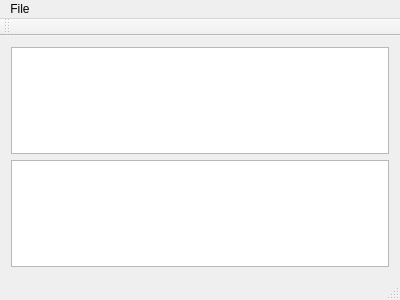
<?xml version="1.0" encoding="UTF-8"?>
<ui version="4.0">
 <class>MainWindow</class>
 <widget class="QMainWindow" name="MainWindow">
  <property name="geometry">
   <rect>
    <x>0</x>
    <y>0</y>
    <width>400</width>
    <height>300</height>
   </rect>
  </property>
  <property name="windowTitle">
   <string>MainWindow</string>
  </property>
  <widget class="QWidget" name="centralWidget">
   <layout class="QGridLayout" name="gridLayout">
    <item row="0" column="0">
     <widget class="QTableWidget" name="tableWidget"/>
    </item>
    <item row="1" column="0">
     <widget class="QTableWidget" name="tableWidget_2"/>
    </item>
   </layout>
  </widget>
  <widget class="QMenuBar" name="menuBar">
   <property name="geometry">
    <rect>
     <x>0</x>
     <y>0</y>
     <width>400</width>
     <height>22</height>
    </rect>
   </property>
   <widget class="QMenu" name="menuFile">
    <property name="title">
     <string>File</string>
    </property>
    <addaction name="actionOpen"/>
    <addaction name="actionSave"/>
   </widget>
   <addaction name="menuFile"/>
  </widget>
  <widget class="QToolBar" name="mainToolBar">
   <attribute name="toolBarArea">
    <enum>TopToolBarArea</enum>
   </attribute>
   <attribute name="toolBarBreak">
    <bool>false</bool>
   </attribute>
  </widget>
  <widget class="QStatusBar" name="statusBar"/>
  <action name="actionOpen">
   <property name="text">
    <string>Open</string>
   </property>
  </action>
  <action name="actionSave">
   <property name="text">
    <string>Save</string>
   </property>
  </action>
 </widget>
 <layoutdefault spacing="6" margin="11"/>
 <resources/>
 <connections/>
</ui>
